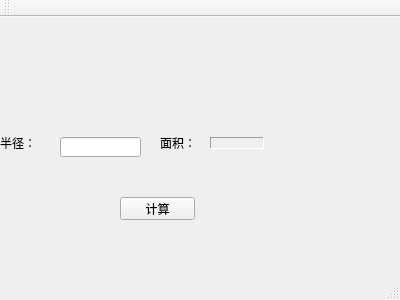
<?xml version="1.0" encoding="UTF-8"?>
<ui version="4.0">
 <class>Dialog</class>
 <widget class="QMainWindow" name="Dialog">
  <property name="geometry">
   <rect>
    <x>0</x>
    <y>0</y>
    <width>400</width>
    <height>300</height>
   </rect>
  </property>
  <property name="windowTitle">
   <string>Dialog</string>
  </property>
  <widget class="QWidget" name="centralWidget">
   <widget class="QLabel" name="radiusLabel">
    <property name="geometry">
     <rect>
      <x>0</x>
      <y>120</y>
      <width>54</width>
      <height>12</height>
     </rect>
    </property>
    <property name="text">
     <string>半径：</string>
    </property>
   </widget>
   <widget class="QLabel" name="areaLabel_1">
    <property name="geometry">
     <rect>
      <x>160</x>
      <y>120</y>
      <width>54</width>
      <height>12</height>
     </rect>
    </property>
    <property name="text">
     <string>面积：</string>
    </property>
   </widget>
   <widget class="QLabel" name="areaLabel_2">
    <property name="geometry">
     <rect>
      <x>210</x>
      <y>120</y>
      <width>54</width>
      <height>12</height>
     </rect>
    </property>
    <property name="frameShape">
     <enum>QFrame::Panel</enum>
    </property>
    <property name="frameShadow">
     <enum>QFrame::Sunken</enum>
    </property>
    <property name="text">
     <string/>
    </property>
   </widget>
   <widget class="QLineEdit" name="radiusLineEdit">
    <property name="geometry">
     <rect>
      <x>60</x>
      <y>120</y>
      <width>81</width>
      <height>20</height>
     </rect>
    </property>
   </widget>
   <widget class="QPushButton" name="countBtn">
    <property name="geometry">
     <rect>
      <x>120</x>
      <y>180</y>
      <width>75</width>
      <height>23</height>
     </rect>
    </property>
    <property name="text">
     <string>计算</string>
    </property>
   </widget>
  </widget>
  <widget class="QMenuBar" name="menuBar">
   <property name="geometry">
    <rect>
     <x>0</x>
     <y>0</y>
     <width>400</width>
     <height>23</height>
    </rect>
   </property>
  </widget>
  <widget class="QToolBar" name="mainToolBar">
   <attribute name="toolBarArea">
    <enum>TopToolBarArea</enum>
   </attribute>
   <attribute name="toolBarBreak">
    <bool>false</bool>
   </attribute>
  </widget>
  <widget class="QStatusBar" name="statusBar"/>
 </widget>
 <layoutdefault spacing="6" margin="11"/>
 <resources/>
 <connections/>
</ui>
